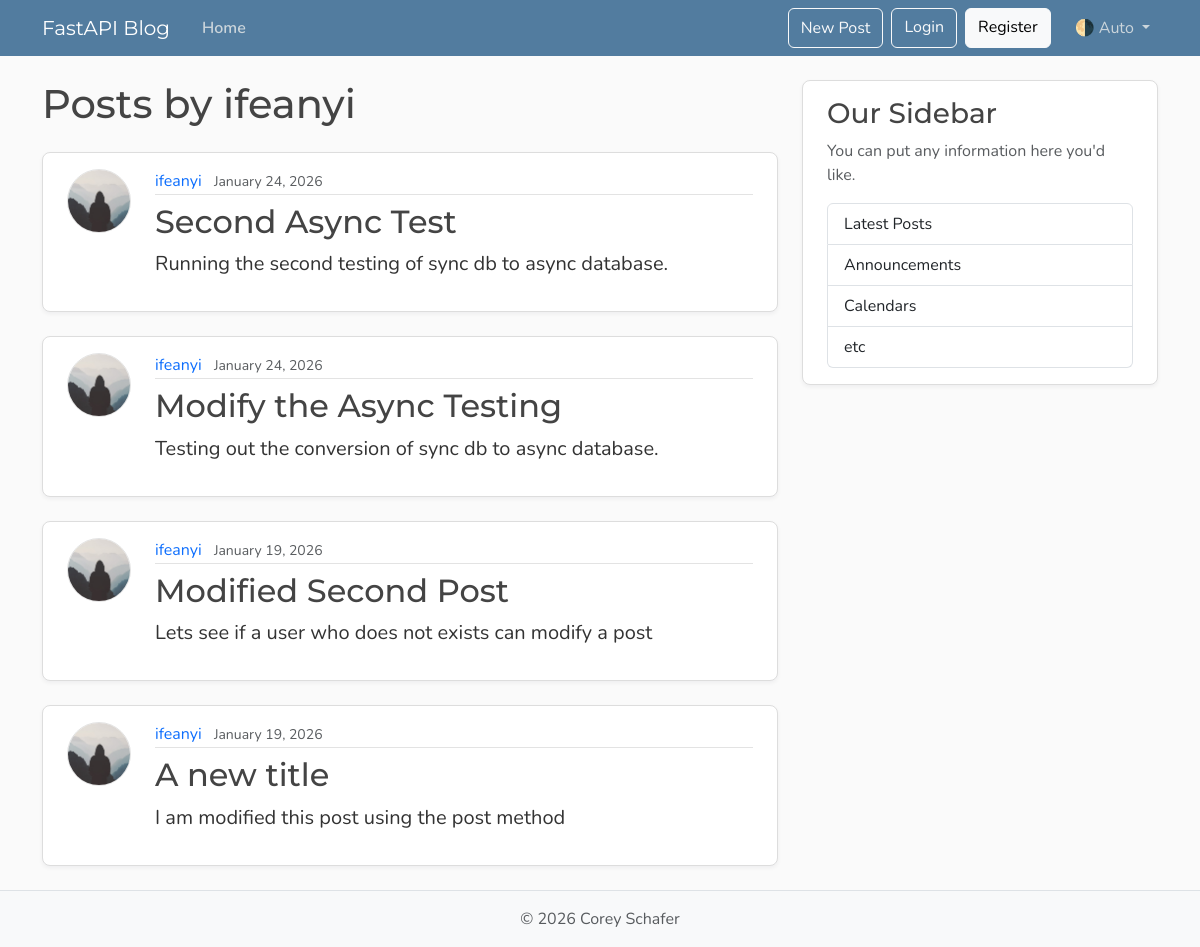
The page /user/1 on the database as committed earlier.
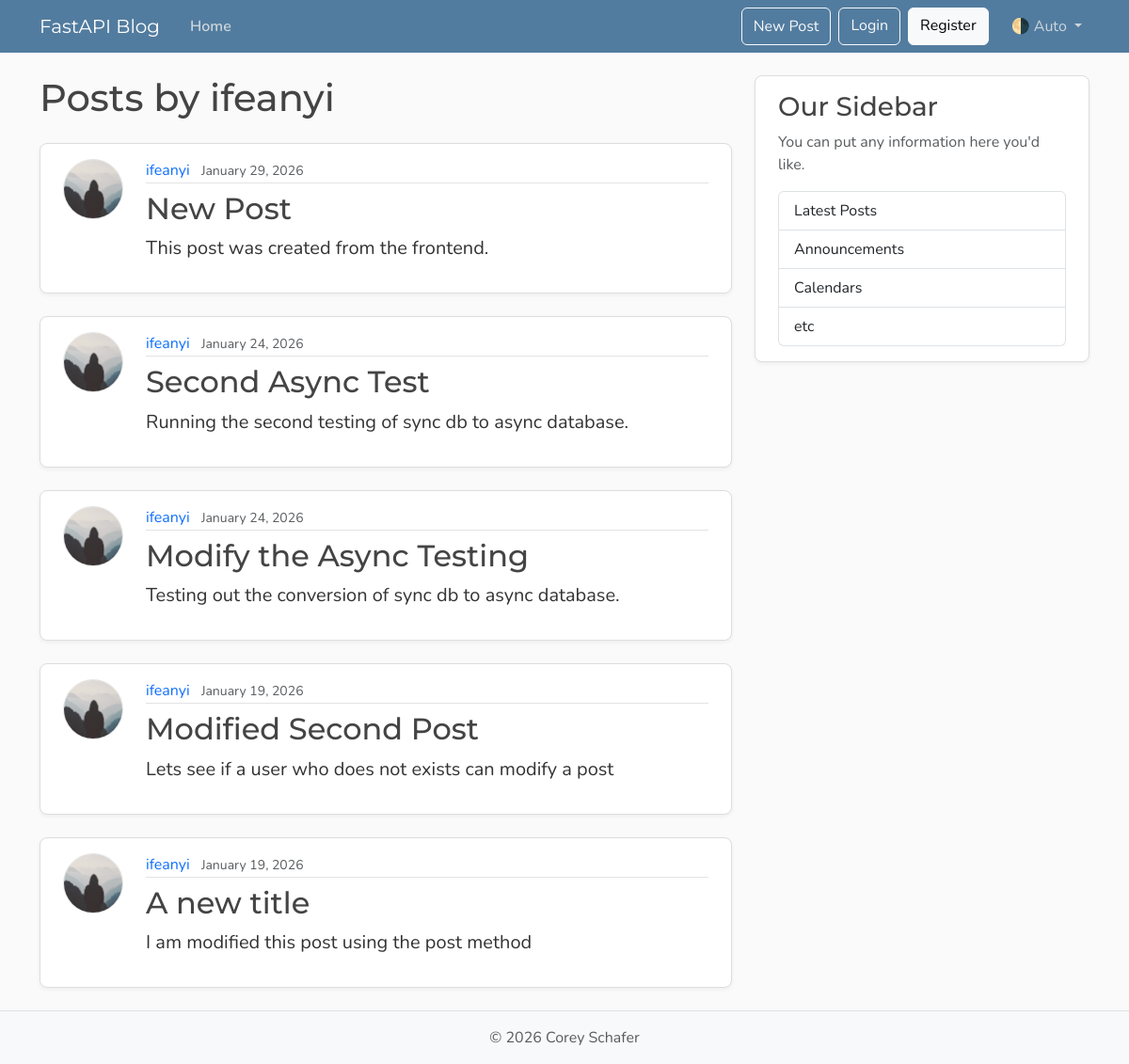
The same page on the database as committed later.
### models.py (models this page shows, shortened)
class Post(Base):
    __tablename__ = "posts"
    id: Mapped[int] = mapped_column(Integer, primary_key=True, index=True)
    title: Mapped[str] = mapped_column(String(100), nullable=False)
    content: Mapped[str] = mapped_column(Text, nullable=False)
    user_id: Mapped[int] = mapped_column(
        ForeignKey("users.id"),
        nullable=False,
        index=True
    )
    date_posted: Mapped[datetime] = mapped_column(
        DateTime(timezone=True),
        default= lambda: datetime.now(UTC)
    )
    author: Mapped[User] = relationship(back_populates="posts") # Many to one relationship

class User(Base):
    __tablename__ = "users"
    id: Mapped[int] = mapped_column(Integer, primary_key=True, index=True)
    email: Mapped[str] = mapped_column(String, unique=True, nullable=False)
    username: Mapped[str] = mapped_column(String, unique=True, nullable=False)
    image_file: Mapped[str | None] = mapped_column(String, nullable=True, default=None)
    posts: Mapped[list[Post]] = relationship(
        back_populates="author",
        cascade="all, delete-orphan"  # Cascade delete posts when user is deleted
    ) # One to many relationship

### main.py (the view)
@app.get("/user/{user_id}", include_in_schema=False, name="user_posts")
async def user_posts(request: Request, user_id: int, db: Annotated[AsyncSession, Depends(get_db)]):
    result = await db.execute(select(models.User).where(models.User.id == user_id))
    user = result.scalar_one_or_none()
    if not user:
        raise HTTPException(status_code=status.HTTP_404_NOT_FOUND, detail="User not found.")
    result = await db.execute(
        select(models.Post)
        .options(selectinload(models.Post.author))
        .where(models.Post.user_id == user_id)
        .order_by(models.Post.date_posted.desc())
    )
    user_posts = result.scalars().all()
    if not user_posts:
        raise HTTPException(status_code=status.HTTP_404_NOT_FOUND, detail="User has no posts.")
    return templates.TemplateResponse(
        request,
        "user_posts.html",
        {
            "posts": user_posts,
            "title": f"Posts by {user.username}"
        }
    )

### templates/user_posts.html
{% extends "layout.html" %}
{% block content %}
  <h1 class="mb-4">Posts by {{ posts[0].author.username }}</h1>
  {% for post in posts %}
    <article class="content-section py-3 px-4 mb-4">
      <div class="d-flex align-items-start gap-4">
        <img class="rounded-circle article-img flex-shrink-0"
             src="{{ post.author.image_path }}"
             alt="{{ post.author.username }}'s profile picture"
             width="64"
             height="64"
             loading="lazy">
        <div class="flex-grow-1">
          <div class="article-metadata mb-2">
            <a class="me-2"
               href="{{ url_for('user_posts', user_id=post.author.id) }}">{{ post.author.username }}</a>
            <small class="text-body-secondary">{{ post.date_posted.strftime("%B %d, %Y") }}</small>
          </div>
          <h2>
            <a class="article-title"
               href="{{ url_for('post_page', post_id=post.id) }}">{{ post.title }}</a>
          </h2>
          <p class="article-content">{{ post.content }}</p>
        </div>
      </div>
    </article>
  {% else %}
    <p class="text-body-secondary">No posts by this user yet.</p>
  {% endfor %}
{% endblock content %}

Rows that differ between the two databases and show on the page:
added Post: author.username "ifeanyi", date_posted "January 29, 2026", title "New Post", content "This post was created from the frontend."
